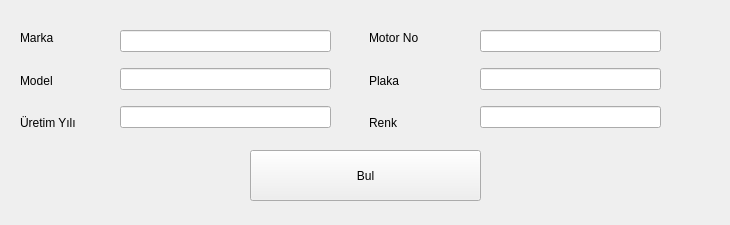
<?xml version="1.0" encoding="UTF-8"?>
<ui version="4.0">
 <class>araarac</class>
 <widget class="QWidget" name="araarac">
  <property name="geometry">
   <rect>
    <x>0</x>
    <y>0</y>
    <width>730</width>
    <height>225</height>
   </rect>
  </property>
  <property name="windowTitle">
   <string>Araç Ara</string>
  </property>
  <widget class="QWidget" name="horizontalLayoutWidget">
   <property name="geometry">
    <rect>
     <x>20</x>
     <y>20</y>
     <width>691</width>
     <height>121</height>
    </rect>
   </property>
   <layout class="QHBoxLayout" name="horizontalLayout">
    <item>
     <layout class="QVBoxLayout" name="verticalLayout">
      <item>
       <layout class="QHBoxLayout" name="horizontalLayout_4">
        <item>
         <widget class="QLabel" name="label_4">
          <property name="text">
           <string>Marka</string>
          </property>
         </widget>
        </item>
       </layout>
      </item>
      <item>
       <layout class="QHBoxLayout" name="horizontalLayout_3">
        <item>
         <widget class="QLabel" name="label_3">
          <property name="text">
           <string>Model</string>
          </property>
         </widget>
        </item>
       </layout>
      </item>
      <item>
       <layout class="QHBoxLayout" name="horizontalLayout_6">
        <item>
         <widget class="QLabel" name="label_6">
          <property name="text">
           <string>Üretim Yılı</string>
          </property>
         </widget>
        </item>
       </layout>
      </item>
     </layout>
    </item>
    <item>
     <layout class="QVBoxLayout" name="verticalLayout_2">
      <item>
       <layout class="QHBoxLayout" name="horizontalLayout_8">
        <item>
         <widget class="QLabel" name="label_7">
          <property name="text">
           <string>Motor No</string>
          </property>
         </widget>
        </item>
       </layout>
      </item>
      <item>
       <layout class="QHBoxLayout" name="horizontalLayout_7">
        <item>
         <widget class="QLabel" name="label_5">
          <property name="text">
           <string>Plaka</string>
          </property>
         </widget>
        </item>
       </layout>
      </item>
      <item>
       <layout class="QHBoxLayout" name="horizontalLayout_9">
        <item>
         <widget class="QLabel" name="label_8">
          <property name="text">
           <string>Renk</string>
          </property>
         </widget>
        </item>
       </layout>
      </item>
     </layout>
    </item>
   </layout>
  </widget>
  <widget class="QWidget" name="verticalLayoutWidget_3">
   <property name="geometry">
    <rect>
     <x>120</x>
     <y>20</y>
     <width>211</width>
     <height>121</height>
    </rect>
   </property>
   <layout class="QVBoxLayout" name="verticalLayout_3">
    <item>
     <widget class="QLineEdit" name="line_marka"/>
    </item>
    <item>
     <widget class="QLineEdit" name="line_model"/>
    </item>
    <item>
     <widget class="QLineEdit" name="line_yil"/>
    </item>
   </layout>
  </widget>
  <widget class="QWidget" name="verticalLayoutWidget_4">
   <property name="geometry">
    <rect>
     <x>480</x>
     <y>20</y>
     <width>181</width>
     <height>121</height>
    </rect>
   </property>
   <layout class="QVBoxLayout" name="verticalLayout_4">
    <item>
     <widget class="QLineEdit" name="line_motor_no"/>
    </item>
    <item>
     <widget class="QLineEdit" name="line_plaka"/>
    </item>
    <item>
     <widget class="QLineEdit" name="line_renk"/>
    </item>
   </layout>
  </widget>
  <widget class="QPushButton" name="push_bul">
   <property name="geometry">
    <rect>
     <x>250</x>
     <y>150</y>
     <width>231</width>
     <height>51</height>
    </rect>
   </property>
   <property name="text">
    <string>Bul</string>
   </property>
  </widget>
 </widget>
 <resources/>
 <connections/>
</ui>
